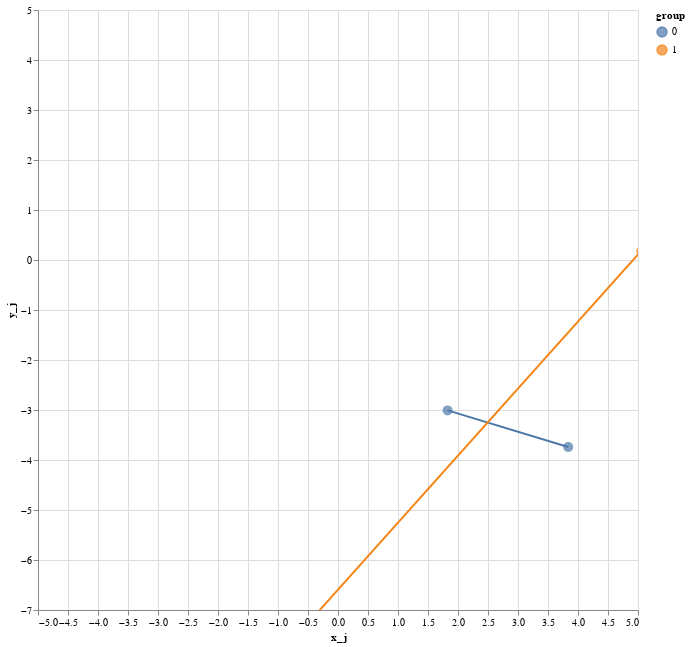

The code cell stored with this chart in its notebook:
### Code cell
util.get_distance_plot(df, distances, graph)

### Figure 1 — Vega-Lite specification as saved in the notebook (floating-point values rounded to 4 significant figures)
{"config": {"view": {"continuousWidth": 300, "continuousHeight": 300}}, "layer": [{"mark": {"type": "circle", "size": 100}, "encoding": {"color": {"field": "group", "type": "nominal"}, "tooltip": [{"field": "Email Address", "type": "nominal"}], "x": {"field": "x_j", "scale": {"domain": [-5, 5]}, "type": "quantitative"}, "y": {"field": "y_j", "scale": {"domain": [-7, 5]}, "type": "quantitative"}}, "name": "view_1"}, {"mark": {"type": "line"}, "encoding": {"color": {"field": "group", "type": "nominal"}, "detail": {"field": "group", "type": "quantitative"}, "tooltip": [{"field": "Email Address", "type": "nominal"}], "x": {"field": "x_j", "type": "quantitative"}, "y": {"field": "y_j", "type": "quantitative"}}}], "data": {"name": "data-a3a7c41b60995169dad22d11673c07b1"}, "height": 600, "params": [{"name": "param_2", "select": {"type": "interval", "encodings": ["x", "y"]}, "bind": "scales", "views": ["view_1"]}], "width": 600, "$schema": "https://vega.github.io/schema/vega-lite/v5.8.0.json", "datasets": {"data-a3a7c41b60995169dad22d11673c07b1": [{"index": 0, "Timestamp": "10/6/2023 10:41:41", "Email Address": "richard.davis@epfl.ch", "If you were a school teacher, would you ask students to work in teams? Pick what you might decide and why.": "Yes, it might force them to deepen the contents of my lecture", "If you would decide anyway to make teams, which size of the teams would you choose?": "Teams of 3, because the third can kind of arbitrate the disagreements between the two other ones, so the team would work better", "Let’s say that you finally decide to make teams of 2, what would be the best team composition?": "Two students with different viewpoints so that they produce multiple solutions", "If during their teamwork, three students start to argue loudly what would you do?": "Ask them to elaborate a list of pros and cons and connect it to what was taught in the last lecture", "team_xy": [2, -2], "size_xy": [-1, -1], "composition_xy": [1, -2], "argue_xy": [0, 2], "team_x": 2, "size_x": -1, "composition_x": 1, "argue_x": 0, "team_y": -2, "size_y": -1, "composition_y": -2, "argue_y": 2, "x": 2, "y": -3, "xi": "2-3", "x_j": 1.827, "y_j": -3.008, "uid": 0, "group": 0.0}, {"index": 1, "Timestamp": "10/6/2023 10:41:51", "Email Address": "rleedvs@yahoo.com", "If you were a school teacher, would you ask students to work in teams? Pick what you might decide and why.": "No, teamwork takes too much time; I have to move faster in the curriculum", "If you would decide anyway to make teams, which size of the teams would you choose?": "Teams of 10, because that’s often the size of the teams they will join later on in the workplace", "Let’s say that you finally decide to make teams of 2, what would be the best team composition?": "Two students with different levels, so that one develops the skills of helping other students", "If during their teamwork, three students start to argue loudly what would you do?": "Nothing, it may force them to deepen their understanding of the task", "team_xy": [-2, 2], "size_xy": [3, -2], "composition_xy": [2, -2], "argue_xy": [2, 2], "team_x": -2, "size_x": 3, "composition_x": 2, "argue_x": 2, "team_y": 2, "size_y": -2, "composition_y": -2, "argue_y": 2, "x": 5, "y": 0, "xi": "50", "x_j": 5.053, "y_j": 0.1793, "uid": 1, "group": 1.0}, {"index": 2, "Timestamp": "10/6/2023 10:42:00", "Email Address": "richard.lee.davis@gmail.com", "If you were a school teacher, would you ask students to work in teams? Pick what you might decide and why.": "Yes, even if they won’t necessarily learn more, they might at least learn to work together", "If you would decide anyway to make teams, which size of the teams would you choose?": "Teams of 5, so that I can detect which students take leadership", "Let’s say that you finally decide to make teams of 2, what would be the best team composition?": "Two students with different viewpoints so that they produce multiple solutions", "If during their teamwork, three students start to argue loudly what would you do?": "Nothing, I will ask them to less loud then I will check who wins the argumentation", "team_xy": [2, -2], "size_xy": [-2, -2], "composition_xy": [1, -2], "argue_xy": [-2, -2], "team_x": 2, "size_x": -2, "composition_x": 1, "argue_x": -2, "team_y": -2, "size_y": -2, "composition_y": -2, "argue_y": -2, "x": -1, "y": -8, "xi": "-1-8", "x_j": -1.23, "y_j": -8.242, "uid": 2, "group": 1.0}, {"index": 3, "Timestamp": "10/6/2023 10:42:12", "Email Address": "rldavis@cs.stanford.edu", "If you were a school teacher, would you ask students to work in teams? Pick what you might decide and why.": "Yes, it might force them to deepen the contents of my lecture", "If you would decide anyway to make teams, which size of the teams would you choose?": "Teams of 5, so that I can detect which students take leadership", "Let’s say that you finally decide to make teams of 2, what would be the best team composition?": "Two students with a different backgrounds, so that they get used to handle diversity", "If during their teamwork, three students start to argue loudly what would you do?": "Nothing, it may force them to deepen their understanding of the task", "team_xy": [2, -2], "size_xy": [-2, -2], "composition_xy": [2, -2], "argue_xy": [2, 2], "team_x": 2, "size_x": -2, "composition_x": 2, "argue_x": 2, "team_y": -2, "size_y": -2, "composition_y": -2, "argue_y": 2, "x": 4, "y": -4, "xi": "4-4", "x_j": 3.836, "y_j": -3.741, "uid": 3, "group": 0.0}]}}
